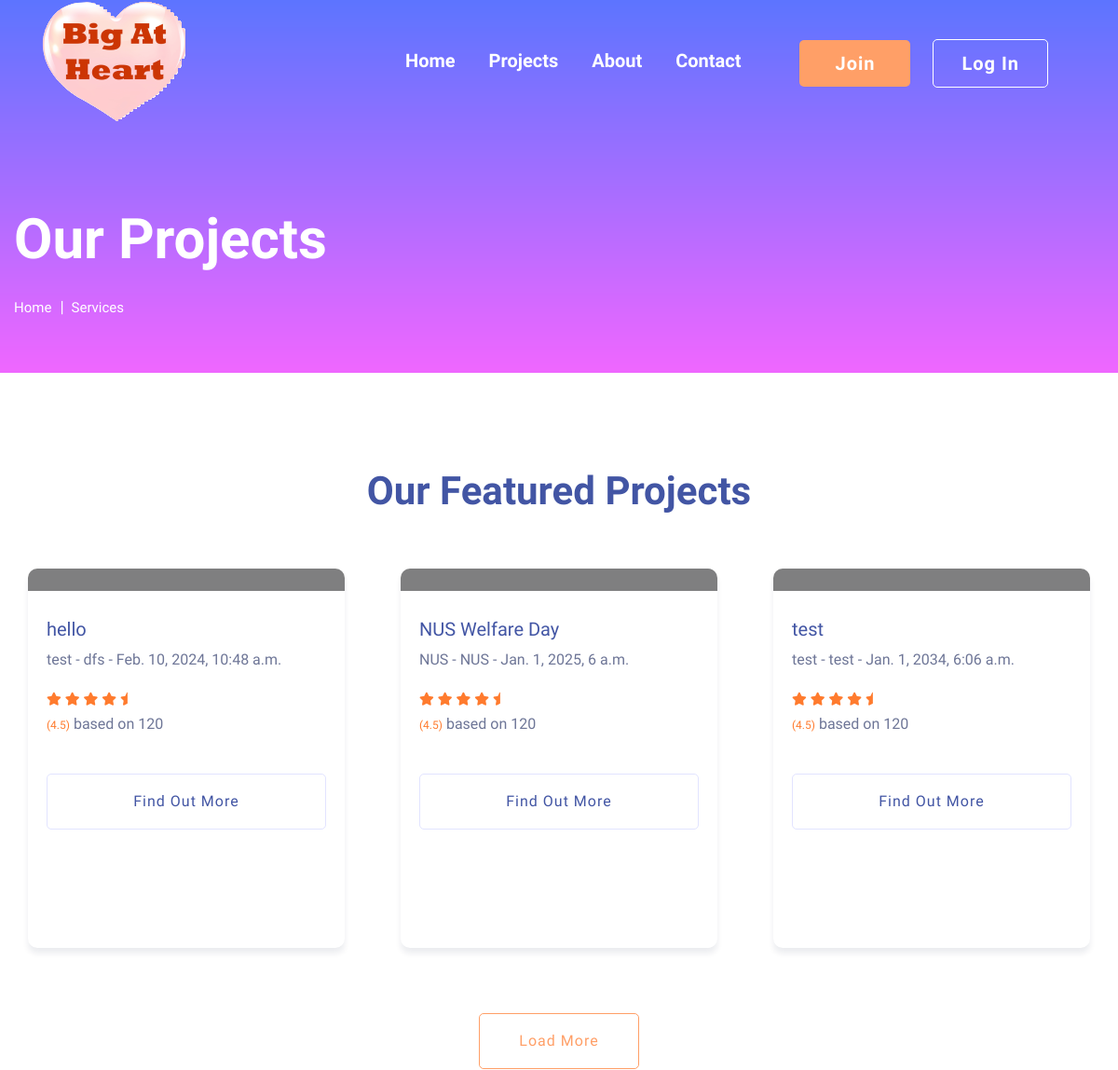
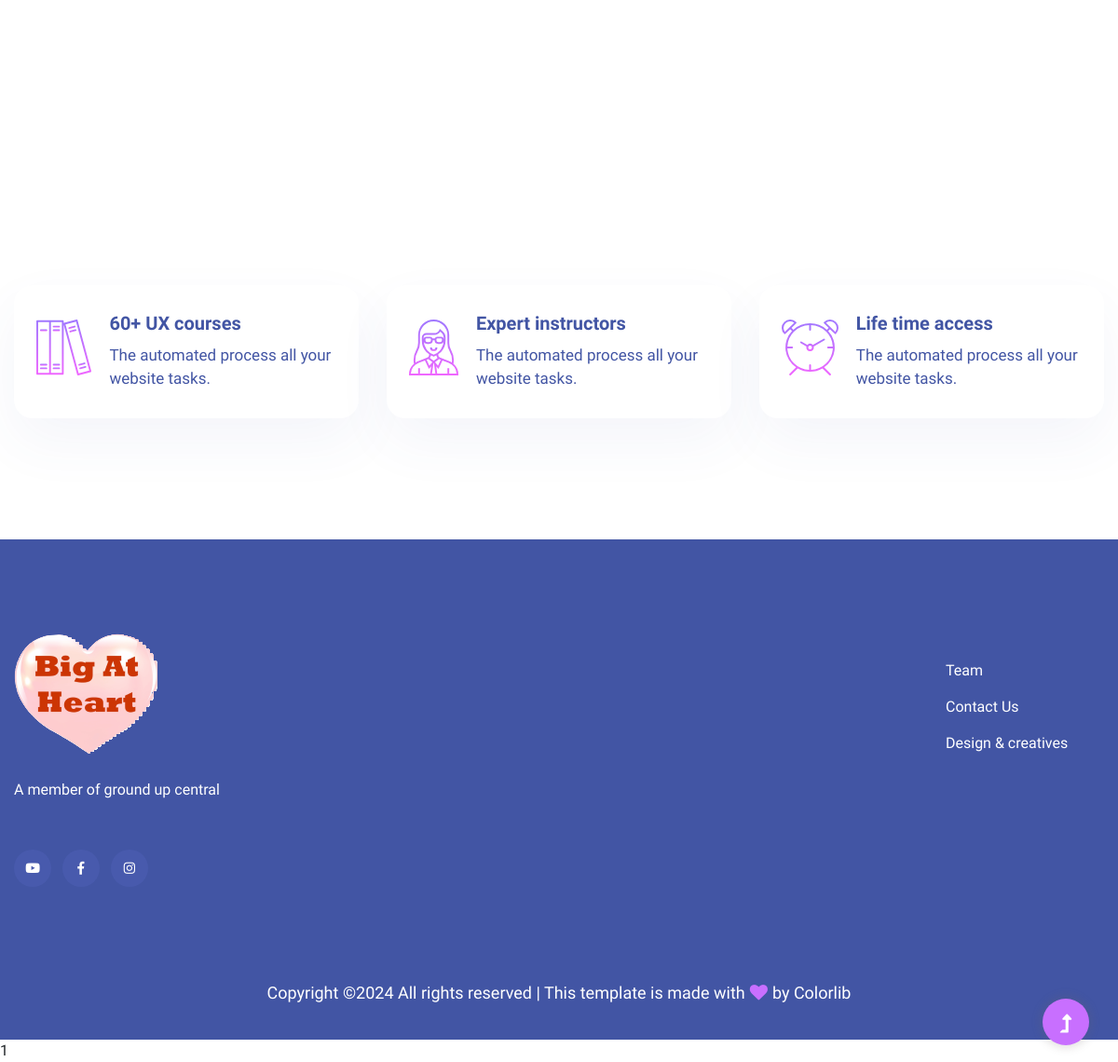
Page /courses/ on the committed database (2 pictures, top to bottom).
### voluconnect/models.py (models this page shows, shortened)
class Event(models.Model):
    number = models.IntegerField(blank=True, null=True)
    event_name = models.CharField('Event Name', max_length=200)
    organisation = models.CharField(max_length=200)
    location = models.CharField(max_length=200)
    description = models.CharField(max_length=1000, default = 'No Description')
    job_scope = models.CharField(max_length=1000, default = 'No Job Scope')
    duration = models.IntegerField(default=0)
    event_date = models.DateTimeField()
    event_image = models.ImageField(upload_to = 'images/', default='default.jpg')

### voluconnect/views.py (the view)
# urls.py: path('courses/', views.courses, name="courses"),
def courses(request):
    events = Event.objects.all()
    return render(request, "courses.html", {'events': events})

### voluconnect/templates/courses.html (shortened to what this page needs)
{% load static %}
<!doctype html>
<html class="no-js" lang="zxx">
<head>
    <link rel="stylesheet" href="{% static 'css/bootstrap.min.css' %}">
    <link rel="stylesheet" href="{% static 'css/owl.carousel.min.css' %}">
    <link rel="stylesheet" href="{% static 'css/slicknav.css' %}">
    <link rel="stylesheet" href="{% static 'css/flaticon.css' %}">
    <link rel="stylesheet" href="{% static 'css/progressbar_barfiller.css' %}">
    <link rel="stylesheet" href="{% static 'css/gijgo.css' %}">
    <link rel="stylesheet" href="{% static 'css/animate.min.css' %}">
    <link rel="stylesheet" href="{% static 'css/animated-headline.css' %}">
    <link rel="stylesheet" href="{% static 'css/magnific-popup.css' %}">
    <link rel="stylesheet" href="{% static 'css/fontawesome-all.min.css' %}">
    <link rel="stylesheet" href="{% static 'css/themify-icons.css' %}">
    <link rel="stylesheet" href="{% static 'css/slick.css' %}">
    <link rel="stylesheet" href="{% static 'css/nice-select.css' %}">
    <link rel="stylesheet" href="{% static 'css/style.css' %}">
</head>
<body>
    <div class="header-area header-transparent">
        <div class="main-header ">
            <div class="header-bottom  header-sticky">
                <div class="container-fluid">
                    <div class="row align-items-center">
                        <div class="col-xl-2 col-lg-2">
                            <div class="logo">
                                <a href="{% url 'index' %}"><img src="{% static 'img/logo/logo.png' %}" alt=""></a>
                            </div>
                        </div>
                        <div class="col-xl-10 col-lg-10">
                            <div class="menu-wrapper d-flex align-items-center justify-content-end">
                                <div class="main-menu d-none d-lg-block">
                                    <nav>
                                        <ul id="navigation">
                                            <li class="active" ><a href="{% url 'index' %}">Home</a></li>
                                            <li><a href="{% url 'courses' %}">Projects</a></li>
                                            <li><a href="{% url 'about' %}">About</a></li>
                                            <li><a href="{% url 'contact' %}">Contact</a></li>
                                            <li class="button-header margin-left "><a href="{% url 'register' %}" class="btn">Join</a></li>
                                            <li class="button-header"><a href="{% url 'login' %}" class="btn btn3">Log in</a></li>
                                        </ul>
                                    </nav>
                                </div>
                            </div>
                        </div>
                        <div class="col-12">
                        </div>
                    </div>
                </div>
            </div>
        </div>
    </div>
    <main>
        <section class="slider-area slider-area2">
            <div class="slider-active">
                <div class="single-slider slider-height2">
                    <div class="container">
                        <div class="row">
                            <div class="col-xl-8 col-lg-11 col-md-12">
                                <div class="hero__caption hero__caption2">
                                    <h1 data-animation="bounceIn" data-delay="0.2s">Our Projects</h1>
                                    <nav aria-label="breadcrumb">
                                        <ol class="breadcrumb">
                                            <li class="breadcrumb-item"><a href="{% url 'index' %}">Home</a></li>
                                            <li class="breadcrumb-item"><a href="#">Services</a></li>
                                        </ol>
                                    </nav>
                                </div>
                            </div>
                        </div>
                    </div>
                </div>
            </div>
        </section>
        <div class="courses-area section-padding40 fix">
            <div class="container">
                <div class="row justify-content-center">
                    <div class="col-xl-7 col-lg-8">
                        <div class="section-tittle text-center mb-55">
                            <h2>Our Featured Projects</h2>
                        </div>
                    </div>
                </div>
                <div class="row">
                    {% for event in events %}
                        <div class="col-lg-4">
                            <div class="properties properties2 mb-30">
                                <div class="properties__card">
                                    <div class="properties__img overlay1">
                                    </div>
                                    <div class="properties__caption">
                                        <h3><a href="#">{{ event.event_name }}</a></h3>
                                        <p>
                                            {{ event.organisation }} - {{ event.location }} - {{ event.event_date }}
                                        </p>
                                        <div class="properties__footer d-flex justify-content-between align-items-center">
                                            <div class="restaurant-name">
                                                <div class="rating">
                                                    <i class="fas fa-star"></i>
                                                    <i class="fas fa-star"></i>
                                                    <i class="fas fa-star"></i>
                                                    <i class="fas fa-star"></i>
                                                    <i class="fas fa-star-half"></i>
                                                </div>
                                                <p><span>(4.5)</span> based on 120</p>
                                            </div>
                                        </div>
                                        <a href="{% url 'course_details' number=event.number %}" class="border-btn border-btn2">Find out more</a>
                                    </div>
                                </div>
                            </div>
                        </div>
                    {% endfor %}
                </div>
                <div class="row justify-content-center">
                    <div class="col-xl-7 col-lg-8">
                        <div class="section-tittle text-center mt-40">
                            <a href="#" class="border-btn">Load More</a>
                        </div>
                    </div>
                </div>
            </div>
        </div>
        <div class="services-area services-area2 section-padding40">
            <div class="container">
                <div class="row justify-content-sm-center">
                    <div class="col-lg-4 col-md-6 col-sm-8">
                        <div class="single-services mb-30">
                            <div class="features-icon">
                                <img src="{% static 'img/icon/icon1.svg' %}" alt="">
                            </div>
                            <div class="features-caption">
                                <h3>60+ UX courses</h3>
                                <p>The automated process all your website tasks.</p>
                            </div>
                        </div>
                    </div>
                    <div class="col-lg-4 col-md-6 col-sm-8">
                        <div class="single-services mb-30">
                            <div class="features-icon">
                                <img src="{% static 'img/icon/icon2.svg' %}" alt="">
                            </div>
                            <div class="features-caption">
                                <h3>Expert instructors</h3>
                                <p>The automated process all your website tasks.</p>
                            </div>
                        </div>
                    </div>
                    <div class="col-lg-4 col-md-6 col-sm-8">
                        <div class="single-services mb-30">
                            <div class="features-icon">
                                <img src="{% static 'img/icon/icon3.svg' %}" alt="">
                            </div>
                            <div class="features-caption">
                                <h3>Life time access</h3>
                                <p>The automated process all your website tasks.</p>
                            </div>
                        </div>
                    </div>
                </div>
            </div>
        </div>
    </main>
    <footer>
        <div class="footer-wrappper footer-bg">
           <div class="footer-area footer-padding">
            <div class="container">
                <div class="row justify-content-between">
                    <div class="col-xl-4 col-lg-5 col-md-4 col-sm-6">
                        <div class="single-footer-caption mb-50">
                            <div class="single-footer-caption mb-30">
                                <div class="footer-logo mb-25">
                                    <a href="{% url 'index' %}"><img src="{% static '/img/logo/logo2_footer.png' %}" alt=""></a>
                                </div>
                                <div class="footer-tittle">
                                    <div class="footer-pera">
                                        <p>A member of ground up central</p>
                                    </div>
                                </div>
                                <div class="footer-social">
                                    <a href="https://www.youtube.com/channel/UCgjJLFg85upAjk49uhrSTuQ"><i class="fab fa-youtube"></i></a>
                                    <a href="https://www.facebook.com/TheBigAtHeart"><i class="fab fa-facebook-f"></i></a>
                                    <a href="https://www.instagram.com/thebigatheart/"><i class="fab fa-instagram"></i></a>
                                </div>
                            </div>
                        </div>
                    </div>
                    <div class="col-xl-2 col-lg-4 col-md-4 col-sm-6">
                        <div class="single-footer-caption mb-50">
                            <div class="footer-tittle">
                                <ul>
                                    <li><a href="{% url 'about' %}">Team</a></li>
                                    <li><a href="{% url 'contact' %}">Contact Us</a></li>
                                    <li><a href="#">Design & creatives</a></li>
                                </ul>
                            </div>
                        </div>
                    </div>
                </div>
            </div>
        </div>
           <div class="footer-bottom-area">
               <div class="container">
                   <div class="footer-border">
                       <div class="row d-flex align-items-center">
                           <div class="col-xl-12 ">
                               <div class="footer-copy-right text-center">
                                   <p>
                                      Copyright &copy;<script>document.write(new Date().getFullYear());</script> All rights reserved | This template is made with <i class="fa fa-heart" aria-hidden="true"></i> by <a href="https://colorlib.com" target="_blank">Colorlib</a>
                                      </p>
                                  </div>
                              </div>
                          </div>
                      </div>
                  </div>
              </div>
          </div>
      </footer>
      1
      <div id="back-top" >
        <a title="Go to Top" href="#"> <i class="fas fa-level-up-alt"></i></a>
    </div>
</body>
</html>

### rows in the picture
Event: event_name "hello", organisation "test", location "dfs", event_date "Feb. 10, 2024, 10:48 a.m."
Event: event_name "NUS Welfare Day", organisation "NUS", location "NUS", event_date "Jan. 1, 2025, 6 a.m."
Event: event_name "test", organisation "test", location "test", event_date "Jan. 1, 2034, 6:06 a.m."
